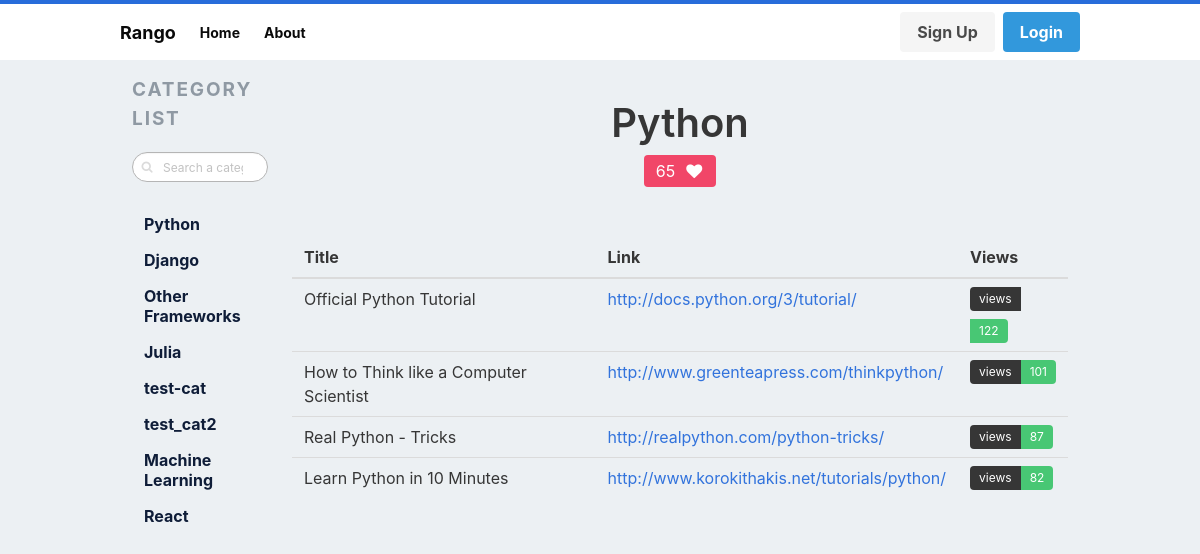
/rango/category/python/, run on an earlier commit of the app's database.
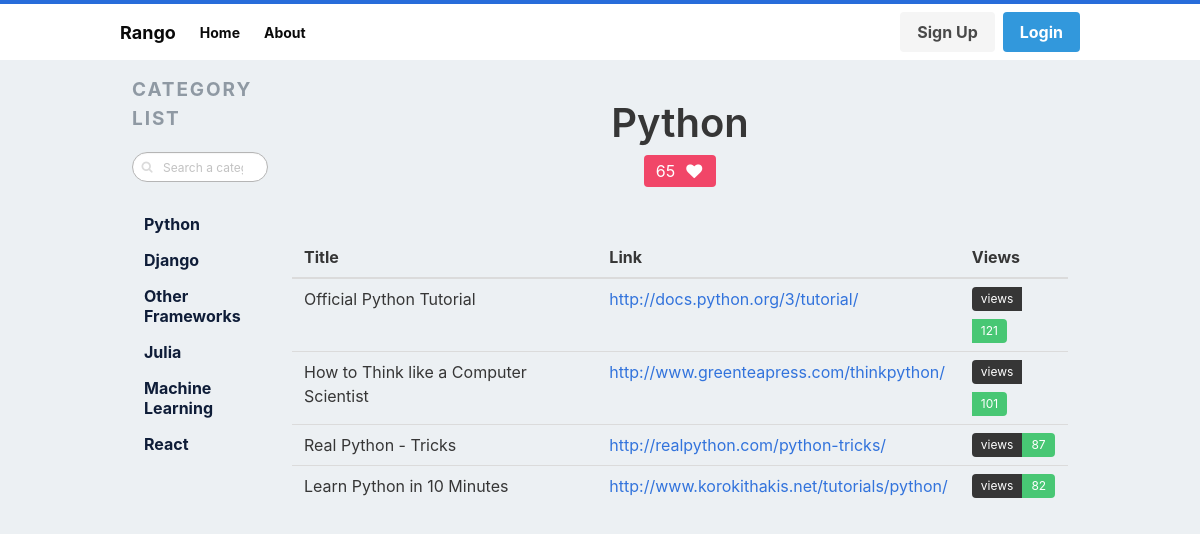
And on a later commit of the database.
### rango/models.py (models this page shows, shortened)
class Category(models.Model):
    NAME_MAX_LENGTH = 128
    name = models.CharField(max_length=NAME_MAX_LENGTH, unique = True)
    views = models.IntegerField(default=0) # exercise question
    likes = models.IntegerField(default=0) # exercise question
    slug = models.SlugField(unique=True)
    class Meta:
        verbose_name_plural = "Categories" # for fixing 'Categorys'

class Page(models.Model):
    TITLE_MAX_LENGTH = 128
    URL_MAX_LENGTH = 200
    category = models.ForeignKey(Category, on_delete=models.CASCADE)
    title = models.CharField(max_length=TITLE_MAX_LENGTH)
    url = models.URLField()
    views = models.IntegerField(default=0)

### rango/views.py (the view, shortened to what this page needs)
class ShowCategoryView(View):
    def create_context_dict(self, category_name_slug):
        context_dict = {}
        try:
            category = Category.objects.get(slug=category_name_slug)
            pages = Page.objects.filter(category=category).order_by('-views')
            context_dict['pages'] = pages
            context_dict['category'] = category
        except Category.DoesNotExist:
            context_dict['pages'] = None
            context_dict['category'] = None
        return context_dict
    def get(self, request, category_name_slug):
        context_dict = self.create_context_dict(category_name_slug)
        return render(request, 'rango/category.html', context_dict)

### rango/templatetags/rango_template_tags.py (called while the page is built)
@register.inclusion_tag('rango/categories.html')
def get_category_list(current_category=None):
    return {'categories': Category.objects.all(),
            'current_category':current_category}

### templates/rango/category.html (shortened to what this page needs)
{% extends 'rango/base.html' %}
{% load staticfiles %}
{% block body_block %}
    {% if category %}
    <section class="hero is-small ">
        <center>
            <div class="hero-body">
                <div class="container">
                    <h1 class="title is-2">{{ category.name }} </h1>
                    <h2 class="subtitle is-3">
                        <span class="tag is-danger is-medium">
                            <span id="like_count">{{ category.likes }} </span>
                            <span class="icon is-medium"><i class="fa fa-heart"></i></span>
                        </span>
                    </h2>
                </div>
            </div>
        </center>
    </section>
    <br>
    <div class="table-container" id="page-listing">
        {% if pages %}
        <table class="table is-fullwidth is-hoverable">
            <thead>
                <tr>
                    <th>Title</th>
                    <th>Link</th>
                    <th>Views</th>
                </tr>
            </thead>
            <tbody>
                {% for page in pages %}
                <tr>
                    <td>{{ page.title }}</td>
                    <td><a href="{% url 'rango:goto' %}?page_id={{ page.id }}">{{ page.url }}</a></td>
                    <td>
                        <div class="tags has-addons">
                            {% if page.views > 1 %}
                                <span class="tag is-dark">views</span>
                                <span class="tag is-success">{{ page.views }}</span>
                            {% elif page.views == 1 %}
                                <span class="tag is-dark">view</span>
                                <span class="tag is-success">{{ page.views }}</span>
                            {% else %}
                                <span class="tag is-dark">views</span>
                                <span class="tag is-warning">0</span>
                            {% endif %}
                        </div>
                    </td>
                </tr>
                {% endfor %}
            </tbody>
        </table>
        {% else %}
            <strong> No pages currently in category. </strong><br />
        {% endif %}
    </div>
    {% else %}
        <strong> The specified category doesn't exist. </strong><br />
    {% endif %}
{% endblock %}

### templates/rango/categories.html
{% for c in categories %}
    {% if c == current_category %}
    <li>
        <b>
            <a href="{% url 'rango:show_category' c.slug %}">{{ c.name }}</a>
        </b>
    </li>
    {% else %}
    <li>
        <a href="{% url 'rango:show_category' c.slug %}">{{ c.name }}</a>
    </li>
    {% endif %}
{% endfor %}

What changed in the data, as far as the page shows it:
removed Category: name "test-cat"
removed Category: name "test_cat2"
changed Page "Official Python Tutorial": views "122" → "121"
